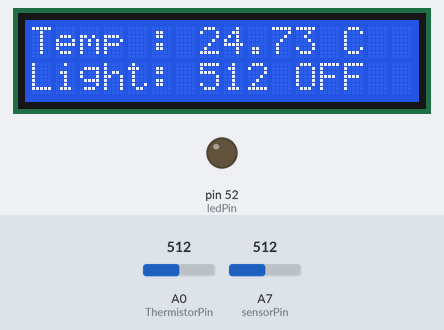
The sketch below on a simulated Arduino Mega 2560, built with avr-gcc and run on an emulated ATmega2560. On the bench: 16×2 character LCD, output pins drawn as LEDs (lit = HIGH). The test bench sets the inputs (shaded band); at power-on: A7 (sensorPin) = 512, A0 (ThermistorPin) = 512. What the sketch prints to the serial monitor is not drawn.

Above: at 1.2 s.
1.3 s: A7 (sensorPin) set to 414
At 2.5 s:
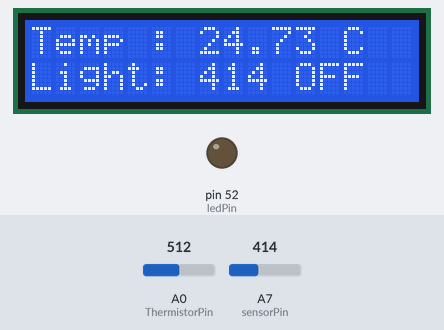
3.6 s: A7 (sensorPin) set to 390
At 5.3 s:
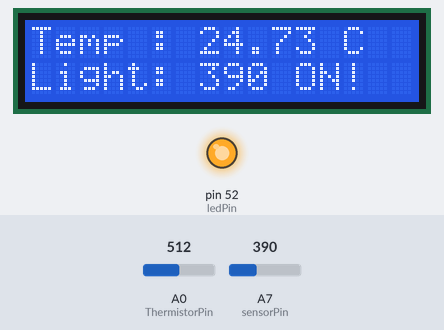
5.7 s: A0 (ThermistorPin) set to 379
At 7.0 s:
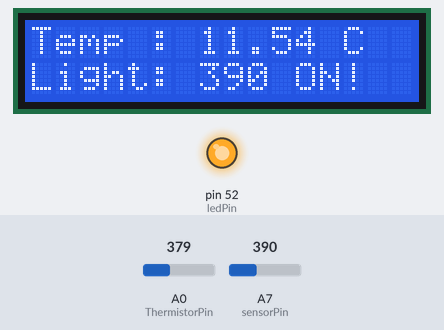
7.8 s: A0 (ThermistorPin) set to 345
At 8.7 s:
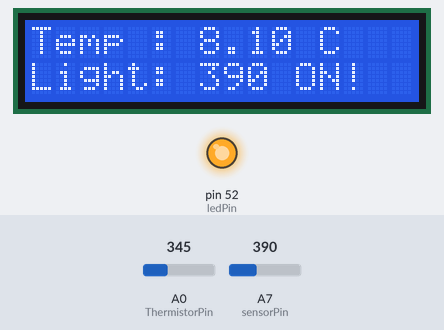
9.8 s: A7 (sensorPin) set to 410
At 11.5 s:
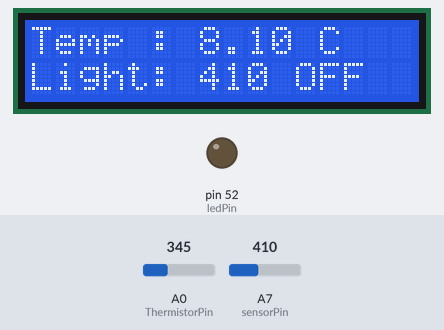
11.9 s: A0 (ThermistorPin) set to 306
At 13.1 s:
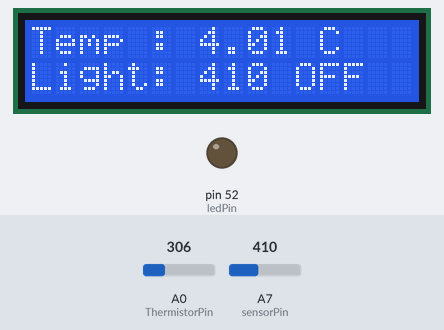
Timing chart, 0 to 14.9 s (numbered marks = the images above; inputs shaded):
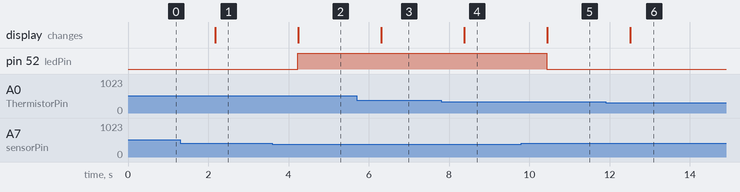

The sketch:

Temperature_LCD.ino
```cpp
//**5V in**

//Coded by TanakitInt.

//LCD----------------------------------------------------------------------------------
//Libraries
#include <Wire.h>
#include <LiquidCrystal_I2C.h>

LiquidCrystal_I2C lcd(0x27, 2, 1, 0, 4, 5, 6, 7, 3, POSITIVE);  // Set the LCD I2C address, if it's not working try 0x27 or 0x3F.

/*checking I2C port*/

/*

// I2C Scanner
// Written by Nick Gammon
// Date: 20th April 2011

#include <Wire.h>

void setup() {
  Serial.begin (9600);
  Serial.println ("I2C scanner. Scanning ...");
  byte count = 0;

  Wire.begin();
  for (byte i = 8; i < 120; i++)
  {
    Wire.beginTransmission (i);
    if (Wire.endTransmission () == 0)
      {
      Serial.print ("Found address: ");
      Serial.print (i, DEC);
      Serial.print (" (0x");
      Serial.print (i, HEX);
      Serial.println (")");
      count++;
      delay (1);  // maybe unneeded?
      } // end of good response
  } // end of for loop
  Serial.println ("Done.");
  Serial.print ("Found ");
  Serial.print (count, DEC);
  Serial.println (" device(s).");
}  // end of setup

void loop() {}

*/

//TEMPERATURE---------------------------------------------------------------------------
//set analog pin
  int ThermistorPin = A0;

//set constant resistance for know resistor
  float R1 = 10000;

//initial value for Steinhart-Hart equation
//used for convert the resistance of the thermistor to a temperature reading
  int Vo;
  float logR2, R2, T;
  float c1 = 1.009249522e-03, c2 = 2.378405444e-04, c3 = 2.019202697e-07;

//PHOTO RESISTOR------------------------------------------------------------------------
  int sensorPin = A7;   // select the analog input pin for the photoresistor
  int threshold = 400;  // analog input trigger level from photoresistor
  int sensorValue = 0;  // photoresistor value read from analog input pin
  int ledPin = 52;

void setup()
{
  //LCD---------------------------------------------------------------------------------
  lcd.begin(16,2);   // iInit the LCD for 16 chars 2 lines

  lcd.backlight();   // Turn on the backligt (try lcd.noBaklight() to turn it off)

  //TEMPERATURE-------------------------------------------------------------------------
  Serial.begin(9600);

  //PHOTO RESISTOR----------------------------------------------------------------------
  pinMode(ledPin, OUTPUT);
}

void loop()
{
  //TEMPERATURE-------------------------------------------------------------------------
  //get analogRead from analog pin
  Vo = analogRead(ThermistorPin);

  //Steinhart-Hart equation
  //the T ouput is Kelvin
  R2 = R1 * (1023.0 / (float)Vo - 1.0);
  logR2 = log(R2);
  T = (1.0 / (c1 + c2*logR2 + c3*logR2*logR2*logR2));

  //Convert Kelvin to Celsius
  T = T - 273.15;

  //print the value
  Serial.print("Temp : ");
  Serial.print(T);
  Serial.println(" C ,");

  //Setup LCD line

  lcd.setCursor(0,0); //First line

  lcd.print("Temp : ");
  lcd.print(T);
  lcd.println(" C  ");

  //PHOTO RESISTOR---------------------------------------------------------------------
  lcd.setCursor(0,1); //Second line

  Serial.print("Light: ");
  Serial.print(analogRead(sensorPin));
  Serial.println(" lux ,");

  lcd.print("Light: ");
  lcd.print(analogRead(sensorPin));

  if (analogRead(sensorPin) < threshold)
  {
    digitalWrite(ledPin, HIGH);
    Serial.println("ON!  ");

    lcd.print(" ON!  ");
  }
  else
  {
    digitalWrite(ledPin, LOW);
    Serial.println("OFF  ");

    lcd.print(" OFF  ");
  }

  //---------------------------------------------------------------------------------
  //set delay output in millisecond (ms)
  delay(1000);

}
```

Measured:
- the behaviour switches between 400 and 399 on A7 (sensorPin) (found by bisection; images 1 and 2)
- the behaviour switches between 364 and 363 on A0 (ThermistorPin) (found by bisection; images 3 and 4)
- after the input at 1.3 s, the display: changes after 0.87 s (image 1)
- after the input at 3.6 s, pin 52 (ledPin): LOW → HIGH after 0.63 s; the display: changes after 0.64 s (image 2)
- after the input at 5.7 s, the display: changes after 0.61 s (image 3)
- after the input at 7.8 s, the display: changes after 0.58 s (image 4)
- after the input at 9.8 s, pin 52 (ledPin): HIGH → LOW after 0.64 s; the display: changes after 0.65 s (image 5)
- after the input at 11.9 s, the display: changes after 0.61 s (image 6)
